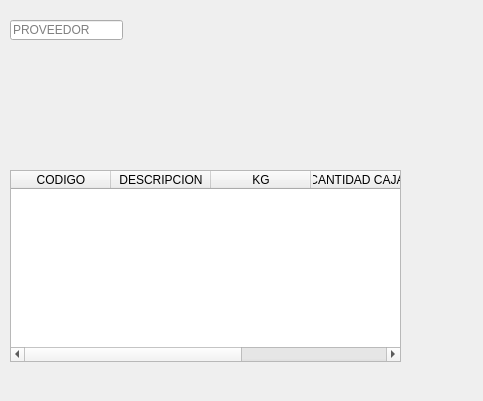
<?xml version="1.0" encoding="UTF-8"?>
<ui version="4.0">
 <class>Frame</class>
 <widget class="QFrame" name="Frame">
  <property name="geometry">
   <rect>
    <x>0</x>
    <y>0</y>
    <width>483</width>
    <height>401</height>
   </rect>
  </property>
  <property name="windowTitle">
   <string>Frame</string>
  </property>
  <widget class="QTableWidget" name="tableStock">
   <property name="geometry">
    <rect>
     <x>10</x>
     <y>170</y>
     <width>391</width>
     <height>192</height>
    </rect>
   </property>
   <property name="alternatingRowColors">
    <bool>true</bool>
   </property>
   <attribute name="horizontalHeaderCascadingSectionResizes">
    <bool>false</bool>
   </attribute>
   <column>
    <property name="text">
     <string>CODIGO</string>
    </property>
   </column>
   <column>
    <property name="text">
     <string>DESCRIPCION</string>
    </property>
   </column>
   <column>
    <property name="text">
     <string>KG</string>
    </property>
   </column>
   <column>
    <property name="text">
     <string>CANTIDAD CAJAS</string>
    </property>
   </column>
   <column>
    <property name="text">
     <string>PROVEEDOR</string>
    </property>
   </column>
  </widget>
  <widget class="QLineEdit" name="lineEdit">
   <property name="geometry">
    <rect>
     <x>10</x>
     <y>20</y>
     <width>113</width>
     <height>20</height>
    </rect>
   </property>
   <property name="text">
    <string/>
   </property>
   <property name="placeholderText">
    <string>PROVEEDOR</string>
   </property>
  </widget>
 </widget>
 <resources/>
 <connections/>
</ui>
